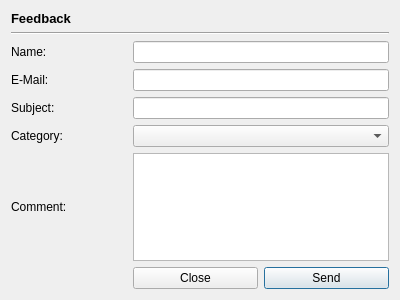
<?xml version="1.0" encoding="UTF-8"?>
<ui version="4.0">
 <class>DialogComment</class>
 <widget class="QDialog" name="DialogComment">
  <property name="geometry">
   <rect>
    <x>0</x>
    <y>0</y>
    <width>400</width>
    <height>300</height>
   </rect>
  </property>
  <property name="windowTitle">
   <string>Feedback</string>
  </property>
  <layout class="QGridLayout" name="gridLayout">
   <item row="3" column="0">
    <widget class="QLabel" name="label_2">
     <property name="text">
      <string>E-Mail:</string>
     </property>
    </widget>
   </item>
   <item row="2" column="0">
    <widget class="QLabel" name="label">
     <property name="text">
      <string>Name:</string>
     </property>
    </widget>
   </item>
   <item row="6" column="0">
    <widget class="QLabel" name="label_3">
     <property name="text">
      <string>Comment:</string>
     </property>
    </widget>
   </item>
   <item row="1" column="0" colspan="3">
    <widget class="Line" name="line">
     <property name="orientation">
      <enum>Qt::Horizontal</enum>
     </property>
    </widget>
   </item>
   <item row="0" column="0" colspan="3">
    <widget class="QLabel" name="label_4">
     <property name="font">
      <font>
       <pointsize>10</pointsize>
       <weight>75</weight>
       <bold>true</bold>
      </font>
     </property>
     <property name="text">
      <string>Feedback</string>
     </property>
    </widget>
   </item>
   <item row="2" column="1" colspan="2">
    <widget class="QLineEdit" name="textName"/>
   </item>
   <item row="6" column="1" colspan="2">
    <widget class="QTextEdit" name="textComment"/>
   </item>
   <item row="3" column="1" colspan="2">
    <widget class="QLineEdit" name="textMail"/>
   </item>
   <item row="4" column="1" colspan="2">
    <widget class="QLineEdit" name="textSubject"/>
   </item>
   <item row="5" column="1" colspan="2">
    <widget class="QComboBox" name="comboBox"/>
   </item>
   <item row="4" column="0">
    <widget class="QLabel" name="label_5">
     <property name="text">
      <string>Subject:</string>
     </property>
    </widget>
   </item>
   <item row="5" column="0">
    <widget class="QLabel" name="label_6">
     <property name="text">
      <string>Category:</string>
     </property>
    </widget>
   </item>
   <item row="7" column="1">
    <widget class="QPushButton" name="buttonClose">
     <property name="text">
      <string>Close</string>
     </property>
     <property name="autoDefault">
      <bool>false</bool>
     </property>
    </widget>
   </item>
   <item row="7" column="2">
    <widget class="QPushButton" name="buttonSend">
     <property name="text">
      <string>Send</string>
     </property>
     <property name="default">
      <bool>true</bool>
     </property>
    </widget>
   </item>
  </layout>
 </widget>
 <tabstops>
  <tabstop>textName</tabstop>
  <tabstop>textMail</tabstop>
  <tabstop>textSubject</tabstop>
  <tabstop>comboBox</tabstop>
  <tabstop>textComment</tabstop>
 </tabstops>
 <resources/>
 <connections/>
</ui>
